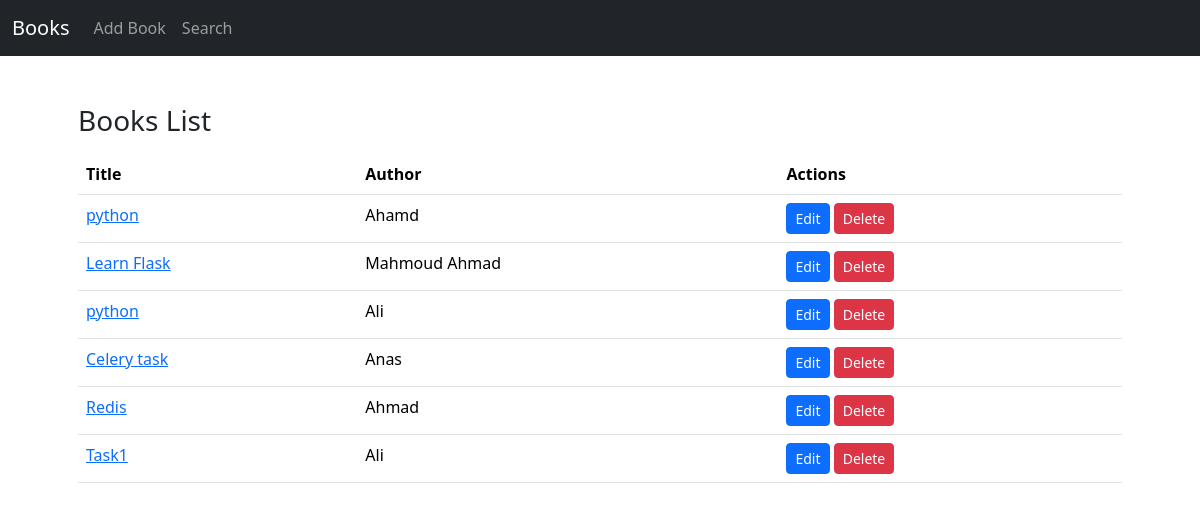
Before: / with the older database file.
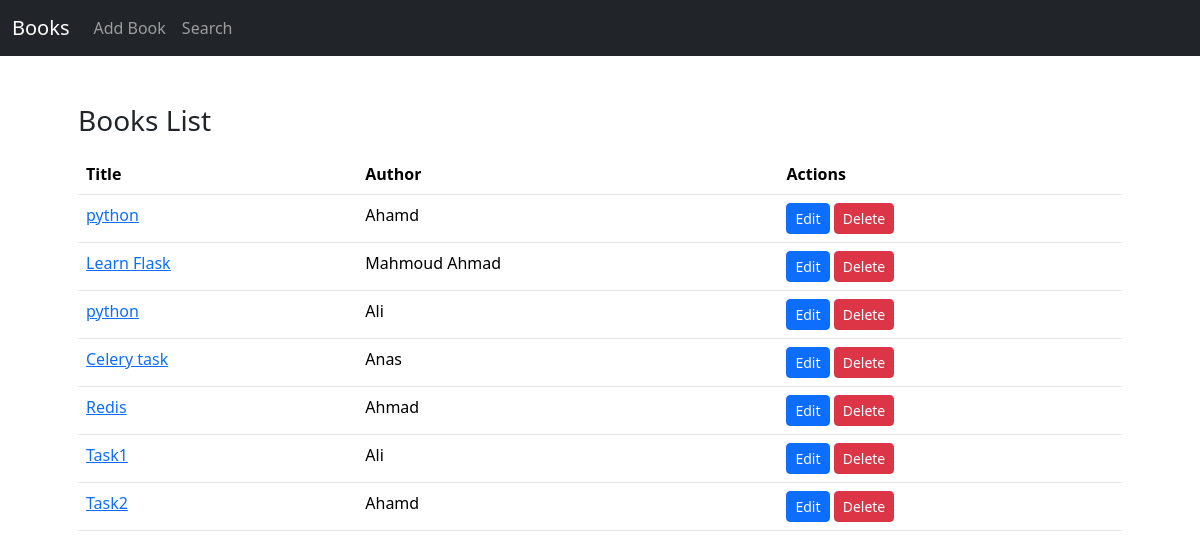
After: the same page with the newer database file.
### models.py (models this page shows)
class Book(db.Model):
    id = db.Column(db.Integer, primary_key=True)
    title = db.Column(db.String(100),nullable=False)
    author_id = db.Column(db.Integer,db.ForeignKey('author.id'),nullable=False)
    reviews = db.relationship('Review',backref='book',lazy=True)

class Author(db.Model):
    id = db.Column(db.Integer, primary_key=True)
    name = db.Column(db.String(100),nullable=False)
    books = db.relationship('Book',backref='author',lazy=True)

### web.py (the view)
@app.route('/')
def index():
    books = Book.query.all()
    return render_template("index.html",books=books)

### templates/index.html
{% extends "base.html" %}
{% block body %}
    <h3>Books List</h3>
    <table class="table mt-3">
        <thead>
            <tr>
                <th>Title</th>
                <th>Author</th>
                <th>Actions</th>
            </tr>
        </thead>
        <tbody>
            {% for book in books %}
            <tr>
                <td><a href="{{url_for('book_detail', id=book.id)}}">{{book.title}}</a></td>
                <td>{{book.author.name}}</td>
                <td>
                    <a href="{{url_for('edit_book', id=book.id) }}" class="btn btn-sm btn-primary">Edit</a>
                    <a href="{{url_for('delete_book', id=book.id) }}" class="btn btn-sm btn-danger">Delete</a>
                </td>
            </tr>
            {% endfor %}
        </tbody>
    </table>
{% endblock body %}

Changed rows visible on the page:
added Book: title "Task2", author.name "Ahamd"
